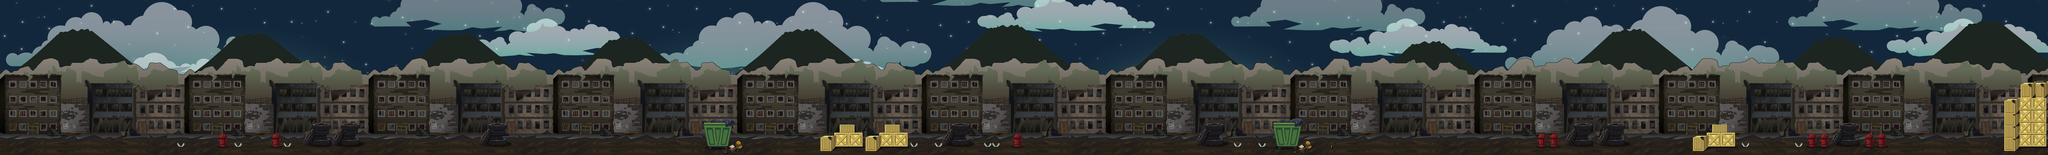

Below is a game level as drawn by its tile map, then a one-line description and the .tmx that defines it (tile-layer data replaced by summaries):
An orthogonal 500x38 tile map with 16x16 px tiles, 6 tile layers (Background, Clouds, UnderGround, Buildings, ...), 8 tilesets and 87 objects.

<map version="1.2" tiledversion="1.2.4" orientation="orthogonal" renderorder="right-down" width="500" height="38" tilewidth="16" tileheight="16" infinite="0" nextlayerid="17" nextobjectid="112">
 <tileset firstgid="1" source="TilesetsAndImages/sky.tsx" />
 <tileset firstgid="8041" source="TilesetsAndImages/clouds_2.tsx" />
 <tileset firstgid="16081" source="TilesetsAndImages/Building.tsx" />
 <tileset firstgid="18331" source="TilesetsAndImages/UnderGround.tsx" />
 <tileset firstgid="18421" source="TilesetsAndImages/Mountain.tsx" />
 <tileset firstgid="20746" source="TilesetsAndImages/wheelshydrant.tsx" />
 <tileset firstgid="21151" source="TilesetsAndImages/boxescontainer.tsx" />
 <tileset firstgid="21556" source="TilesetsAndImages/spike.tsx" />
 <layer id="1" name="Background" width="500" height="38" locked="1">
  <data>[19000 cells, 19000 non-empty, 4408 distinct tile ids]</data>
 </layer>
 <layer id="2" name="Clouds" width="500" height="38" locked="1">
  <data>[19000 cells, 12845 non-empty, 2701 distinct tile ids]</data>
 </layer>
 <layer id="3" name="UnderGround" width="500" height="38" locked="1">
  <data>[19000 cells, 7190 non-empty, 778 distinct tile ids]</data>
 </layer>
 <layer id="15" name="Buildings" width="500" height="38" locked="1">
  <data>[19000 cells, 12500 non-empty, 2250 distinct tile ids]</data>
 </layer>
 <layer id="5" name="Elements" width="500" height="38" locked="1">
  <data>[19000 cells, 1249 non-empty, 295 distinct tile ids]</data>
 </layer>
 <layer id="6" name="Traps" width="500" height="38" locked="1">
  <data>[19000 cells, 22 non-empty, 2 distinct tile ids]</data>
 </layer>
 <objectgroup id="8" name="Traps" locked="1">
  <object id="89" x="688.667" y="560.333" width="14.6666" height="15.9999" />
  <object id="90" x="704.667" y="561" width="14.6666" height="15.9999" />
  <object id="92" x="912.667" y="560.667" width="14.6666" height="15.9999" />
  <object id="93" x="928.667" y="560.667" width="14.6666" height="15.9999" />
  <object id="94" x="1105.33" y="561.333" width="14.6666" height="15.9999" />
  <object id="95" x="1121.33" y="561.333" width="14.6666" height="15.9999" />
  <object id="96" x="3552.67" y="561" width="14.6666" height="15.9999" />
  <object id="97" x="3568.67" y="560.667" width="14.6666" height="15.9999" />
  <object id="98" x="3650" y="562" width="14.6666" height="15.9999" />
  <object id="99" x="3666.67" y="561.333" width="14.6666" height="15.9999" />
  <object id="100" x="3842.67" y="561.333" width="14.6666" height="15.9999" />
  <object id="101" x="3858" y="561.333" width="14.6666" height="15.9999" />
  <object id="102" x="3874.67" y="561.333" width="14.6666" height="15.9999" />
  <object id="103" x="3891.33" y="561.333" width="14.6666" height="15.9999" />
  <object id="104" x="4818.67" y="561.333" width="14.6666" height="15.9999" />
  <object id="105" x="4834" y="561.333" width="14.6666" height="15.9999" />
  <object id="106" x="4912.67" y="560.667" width="14.6666" height="15.9999" />
  <object id="107" x="4928.67" y="560.667" width="14.6666" height="15.9999" />
  <object id="108" x="6802" y="560" width="14.6666" height="15.9999" />
  <object id="109" x="6818" y="560" width="14.6666" height="15.9999" />
  <object id="110" x="7009.33" y="561.333" width="14.6666" height="15.9999" />
  <object id="111" x="7025.33" y="561.333" width="14.6666" height="15.9999" />
 </objectgroup>
 <objectgroup id="10" name="Ground" locked="1">
  <object id="2" x="0" y="577.333" width="7998.67" height="13.3333" />
 </objectgroup>
 <objectgroup id="11" name="Tire" locked="1">
  <object id="26" x="1214.67" y="506">
   <polygon points="0,0 5.33333,-18 22.6667,-22 71.3333,-22.6667 76,-16.6667 76.6667,-3.33333 71.3333,2 78.6667,53.3333 65.3333,63.3333 18,66 -15.3333,66 -31.3333,58 -28.6667,44" />
  </object>
  <object id="27" x="1326" y="506.333">
   <polygon points="0,0 5.33333,-18 22.6667,-22 71.3333,-22.6667 76,-16.6667 76.6667,-3.33333 71.3333,2 78.6667,53.3333 65.3333,63.3333 18,66 -15.3333,66 -31.3333,58 -28.6667,44" />
  </object>
  <object id="28" x="1905.67" y="505">
   <polygon points="0,0 5.33333,-18 22.6667,-22 71.3333,-22.6667 76,-16.6667 76.6667,-3.33333 71.3333,2 78.6667,53.3333 65.3333,63.3333 18,66 -15.3333,66 -31.3333,58 -28.6667,44" />
  </object>
  <object id="29" x="3711.67" y="506">
   <polygon points="0,0 5.33333,-18 22.6667,-22 71.3333,-22.6667 76,-16.6667 76.6667,-3.33333 71.3333,2 78.6667,53.3333 65.3333,63.3333 18,66 -15.3333,66 -31.3333,58 -28.6667,44" />
  </object>
  <object id="30" x="4703.33" y="506.333">
   <polygon points="0,0 5.33333,-18 22.6667,-22 71.3333,-22.6667 76,-16.6667 76.6667,-3.33333 71.3333,2 78.6667,53.3333 65.3333,63.3333 18,66 -15.3333,66 -31.3333,58 -28.6667,44" />
  </object>
  <object id="31" x="6143.33" y="505">
   <polygon points="0,0 5.33333,-18 22.6667,-22 71.3333,-22.6667 76,-16.6667 76.6667,-3.33333 71.3333,2 78.6667,53.3333 65.3333,63.3333 18,66 -15.3333,66 -31.3333,58 -28.6667,44" />
  </object>
  <object id="32" x="6271" y="505.333">
   <polygon points="0,0 5.33333,-18 22.6667,-22 71.3333,-22.6667 76,-16.6667 76.6667,-3.33333 71.3333,2 78.6667,53.3333 65.3333,63.3333 18,66 -15.3333,66 -31.3333,58 -28.6667,44" />
  </object>
  <object id="33" x="7184" y="505">
   <polygon points="0,0 5.33333,-18 22.6667,-22 71.3333,-22.6667 76,-16.6667 76.6667,-3.33333 71.3333,2 78.6667,53.3333 65.3333,63.3333 18,66 -15.3333,66 -31.3333,58 -28.6667,44" />
  </object>
 </objectgroup>
 <objectgroup id="12" name="WaterPump" locked="1">
  <object id="3" x="1.66667" y="0" width="8" height="606.667" />
  <object id="4" x="1" y="-1" width="7998" height="14" />
  <object id="5" x="7991" y="-0.3335" width="8" height="606.667" />
  <object id="6" x="851.333" y="523.333" width="41.3333" height="54.6667" />
  <object id="7" x="1060" y="522.667" width="41.3333" height="54.6667" />
  <object id="8" x="3956" y="522.667" width="41.3333" height="54.6667" />
  <object id="9" x="6002.67" y="523.333" width="41.3333" height="54.6667" />
  <object id="10" x="6052" y="523" width="41.3333" height="54.6667" />
  <object id="11" x="7059.33" y="522.667" width="41.3333" height="54.6667" />
  <object id="12" x="7106.33" y="523" width="41.3333" height="54.6667" />
  <object id="13" x="7283" y="522.667" width="41.3333" height="54.6667" />
  <object id="14" x="7331.33" y="522.667" width="41.3333" height="54.6667" />
  <object id="34" x="2748.67" y="470.667" width="108.667" height="106.667" />
  <object id="35" x="4974.67" y="471" width="108.667" height="106.667" />
  <object id="36" x="3259.33" y="518.667" width="112" height="58" />
  <object id="37" x="3434.33" y="519.333" width="112" height="58" />
  <object id="38" x="6667" y="519.333" width="112" height="58" />
  <object id="39" x="3279.33" y="488.667" width="58" height="30" />
  <object id="40" x="3455.33" y="488.333" width="58" height="30" />
  <object id="41" x="6688.33" y="489.333" width="58" height="30" />
  <object id="42" x="3204.67" y="530.667" width="56.6667" height="46" />
  <object id="43" x="3379" y="532.667" width="56.6667" height="46" />
  <object id="44" x="6613" y="531.667" width="56.6667" height="46" />
  <object id="45" x="7887.33" y="381.333" width="103.333" height="194.667" />
  <object id="46" x="7829.33" y="384.667" width="57.3333" height="192.667" />
  <object id="47" x="7894" y="321.333" width="96.6667" height="60.6667" />
  <object id="60" x="1404" y="526" width="3" height="51" />
  <object id="61" x="1872.5" y="524.5" width="3" height="51" />
  <object id="62" x="1179.5" y="525.5" width="3" height="51" />
  <object id="63" x="1985.5" y="525.5" width="3" height="51" />
  <object id="64" x="3791.5" y="526.5" width="3" height="51" />
  </objectgroup>
 <objectgroup id="13" name="EnemyRegions" locked="1">
  <!-- 18 objects omitted --></objectgroup>
 <objectgroup id="14" name="Enemies" locked="1">
  <!-- 11 objects omitted --></objectgroup>
</map>
<!-- 25 of 87 objects omitted -->
